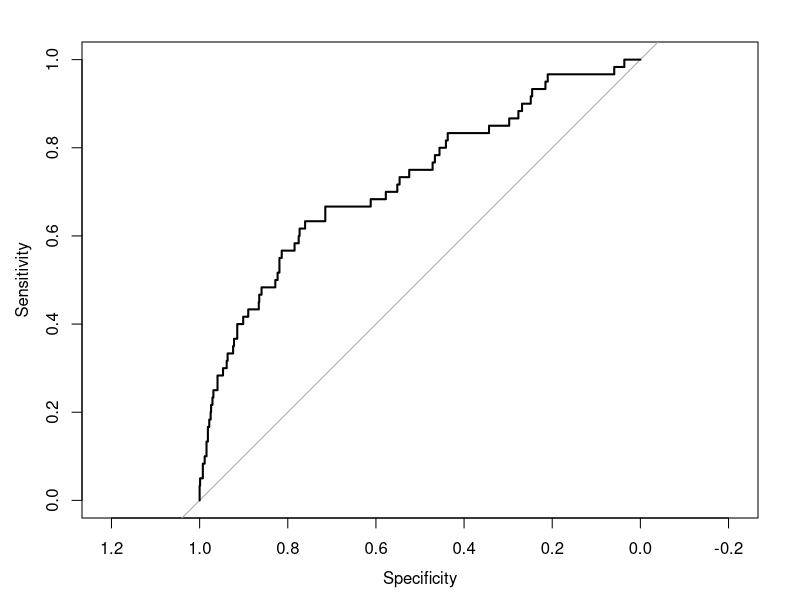
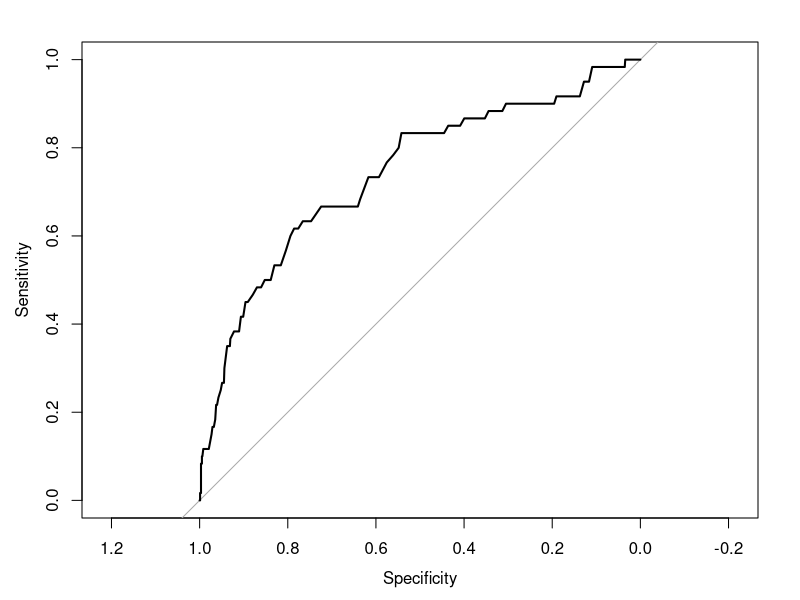

Write R code to recreate these figures, in order.

# install.packages("caret")
library(caret)
library(car)
library(pROC)

# run logistic regression without considering weights


data = read.csv("cleaned_data.csv")


# ------------constructing the train, validation, test set ---------------
# each one contains 1/3 of the original data
# in addtion, the proprotion of coronary positive cases are the same.


set.seed(123)   # for reproducibility

# First split: train vs rest (2/3 remain)
index1 <- createDataPartition(data$coronary, p = 1/3, list = FALSE)
train <- data[index1, ]
rest  <- data[-index1, ]

# Second split: validation vs test (each 1/3 of full data)
index2 <- createDataPartition(rest$coronary, p = 1/2, list = FALSE)
validation <- rest[index2, ]
test <- rest[-index2, ]

# -----model with multiple predictors-----------.
# 1. Fit on training set
model <- glm(
  coronary ~ high_density_level + low_density_level + triglyceride_level,
  family = binomial,
  data = train
)

# 2. Predict on *validation* set
validation$prob <- predict(
  model,
  newdata = validation,
  type = "response"
)

# 3. ROC on validation set

g <- roc(response = validation$coronary,
         predictor = validation$prob)

g
plot(g)


# ---------model with one predictor --------------

# --------- 1. Fit model on TRAIN only --------------

model <- glm(
  coronary ~ low_density_level,
  family = binomial,
  data = train
)

# --------- 2. Predict on VALIDATION only -----------

validation$prob <- predict(
  model,
  newdata = validation,
  type = "response"
)

# --------- 3. Compute ROC on VALIDATION -----------

library(pROC)

g <- roc(
  response  = validation$coronary,
  predictor = validation$prob
)

g
plot(g)
